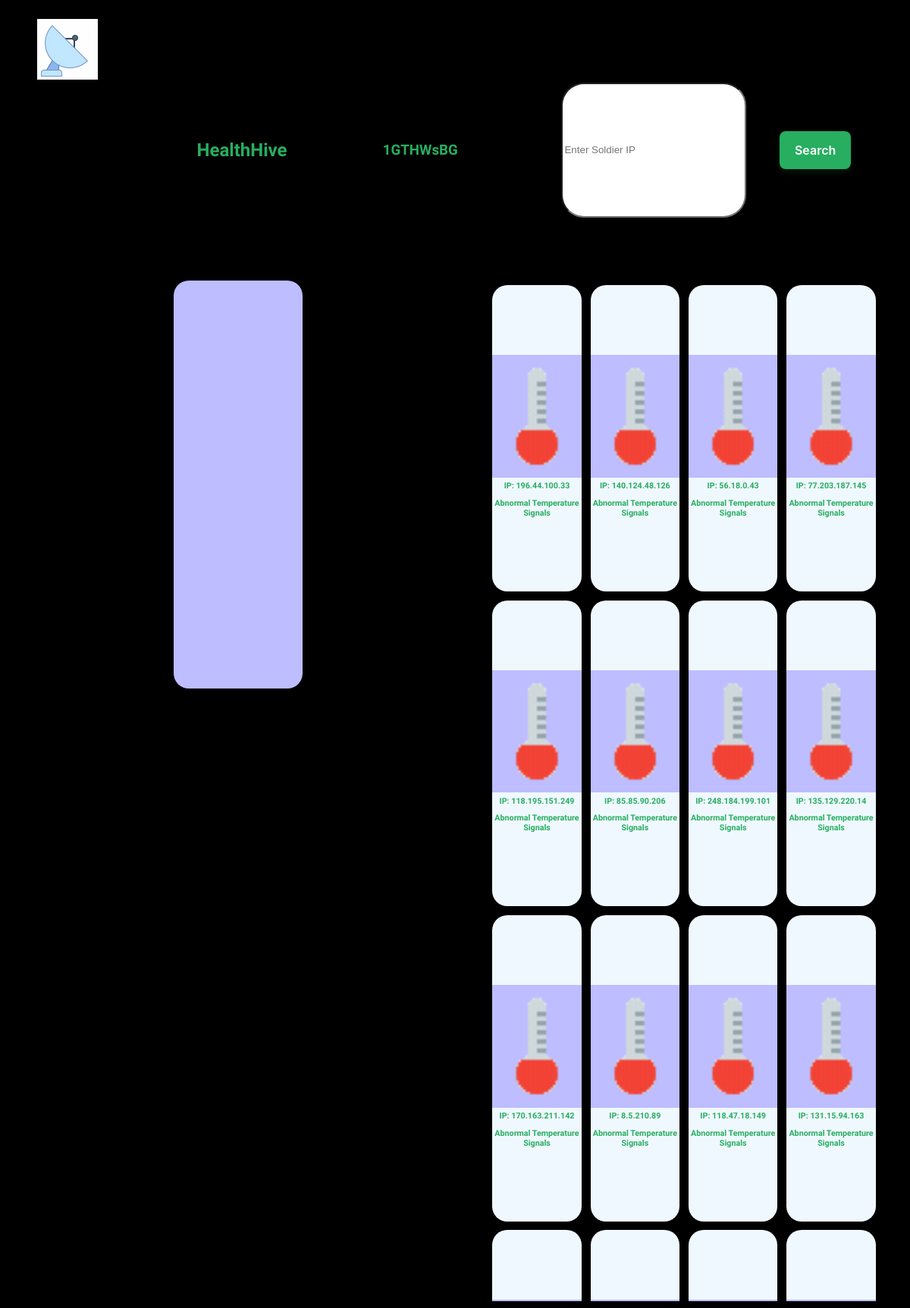
The page / on the database its author committed.
### myapp/models.py (models this page shows, shortened)
class Soldier(models.Model):
    Soldierip = models.CharField(max_length  = 20)
    Name = models.CharField(max_length  = 50)
    Rank =models.CharField(max_length  = 20)
    Alive = models.BooleanField()

### myapp/views.py (the view)
# urls.py: path("",views.index,name = "index"),
def index(request):
    exportdata = []
    data = Soldiersdata.objects.filter(Humidity__gt=60)
    for row in data:
        if int(row.Temperature) > int(row.Humidity):
            indicator = "/static/images/humidity.gif"
            abn = "Abnormal Humidity Signals"
        else:
            indicator = "/static/images/temp.gif"
            abn = "Abnormal Temperature Signals"
        exportdata.append({"ip": row.Soldierip.Soldierip,"Name":row.Soldierip.Name,"Rank":row.Soldierip.Rank,"Alive":row.Soldierip.Alive,"Humidity":row.Humidity,"Temperature":row.Temperature,"Indicator" : indicator,"Abn":abn,"Heartbeat":row.HeartBeat})
    return render(request, "index.html", {"Data": exportdata[:20]})

### templates/index.html (shortened to what this page needs)
<!DOCTYPE html>
<html lang="en">
<head>
</head>
<body>
    <nav>
        <div id="imgcontainer">
            <img src="/static/images/icons8-radar.gif" alt="">
        </div>
        <div
            style="width: 40%;height: 100%;display: flex;flex-direction: row;justify-content: space-around;align-items: center;">
            <h1>HealthHive</h1>
            <h3>1GTHWsBG</h3>
        </div>
        <div id="search">
            <input type="text" placeholder="Enter Soldier IP">
            <button class="searchbut" role="button">Search</button>
        </div>
    </nav>
    <div id="mainbody">
        <div class="details">
            <span>
                <img src="https://media.istockphoto.com/id/637754142/photo/us-soldier-and-combat-helicopter-approaching.webp?b=1&s=170667a&w=0&k=20&c=pmUi-ZuN1fk__X7xxOcWJwmYsrx0cGellNhYMZSl0Ug=" alt="">
            </span>
            <div id = "details" style="width: 100%;height: 60%;display: flex;justify-content: space-evenly;align-items: center;flex-direction: column;">
        </div>
        </div>
        <div class="lister">
            {% for row in Data%}
            <div class="card" data-ip={{row.ip}} data-Name={{row.Name}} data-Rank={{row.Rank}} data-Alive={{row.Alive}} data-Humidity={{row.Humidity}}  data-Temperature={{row.Temperature}} data-Heartbeat={{row.Heartbeat}}>
                <span>
                    <img src={{row.Indicator}} alt="">
                </span>
                <h6 style="margin: 4% 2%;">IP: {{row.ip}}</h6>
                <h6 style="margin: 4% 2%;">{{row.Abn}}</h6>
            </div>
            {% endfor %}
        </div>
    </div>
</body>
</html>

### templates/index.html (style rules this page uses)
body { font-family: 'Exo', 'sans-serif'; width: 100vw; height: 100vh; background-color: black; color: #27ae60; display: flex; flex-direction: column; align-items: center; justify-content: center; overflow: hidden; }
nav { width: 98%; height: 20%; display: flex; flex-direction: row; align-items: center; justify-content: space-evenly; }
#imgcontainer { width: 10%; height: 100%; }
.searchbut { appearance: none; backface-visibility: hidden; background-color: #27ae60; border-radius: 8px; border-style: none; box-shadow: rgba(39, 174, 96, .15) 0 4px 9px; box-sizing: border-box; color: #fff; cursor: pointer; display: inline-block; font-family: Inter, -apple-system, system-ui, "Segoe UI", Helvetica, Arial, sans-serif; font-size: 16px; font-weight: 600; letter-spacing: normal; line-height: 1.5; outline: none; overflow: hidden; padding: 13px 20px; position: relative; text-align: center; text-decoration: none; transform: translate3d(0, 0, 0); transition: all .3s; user-select: none; -webkit-user-select: none; touch-action: manipulation; vertical-align: top; white-space: nowrap; }
#search { width: 40%; height: 100%; display: flex; flex-direction: row; align-items: center; justify-content: space-evenly; }
#search input { width: 50%; height: 50%; border-radius: 30px; }
#mainbody { width: 98%; height: 78%; display: flex; justify-content: center; align-items: center; flex-direction: row; }
.details { width: 50%; height: 100%; display: flex; flex-direction: column; align-items: center; justify-content: center; }
.lister { width: 50%; height: 100%; display: flex; flex-wrap: wrap; flex-direction: row; align-items: center; justify-content: center; overflow: scroll; }
.card { border-radius: 20px; width: 20%; height: 30%; background-color: aliceblue; margin: 1% 1%; display: flex; justify-content: center; align-items: center; flex-direction: column; overflow: hidden; text-align: center; }
.card span { width: 100%; height: 40%; background-color: rgb(189, 189, 255); display: flex; justify-content: center; align-items: center; }
.card span img { height: 90%; aspect-ratio: 1/1; object-fit: cover; }
.details span { width: 29%; height: 40%; background-color: rgb(189, 189, 255); display: flex; justify-content: center; align-items: center; border-radius: 20px; overflow: hidden; }
.details span img { height: 100%; aspect-ratio: 1/1; object-fit: cover; }

### rows shown on the page
Soldier: ip "196.44.100.33"
Soldier: ip "140.124.48.126"
Soldier: ip "56.18.0.43"
Soldier: ip "77.203.187.145"
Soldier: ip "118.195.151.249"
Soldier: ip "85.85.90.206"
Soldier: ip "248.184.199.101"
Soldier: ip "135.129.220.14"
Soldier: ip "170.163.211.142"
Soldier: ip "8.5.210.89"
Soldier: ip "118.47.18.149"
Soldier: ip "131.15.94.163"

### other values the page prints
{{ row.Abn }} "Abnormal Temperature Signals" "Abnormal Temperature Signals" "Abnormal Temperature Signals" "Abnormal Temperature Signals" "Abnormal Temperature Signals" "Abnormal Temperature Signals" "Abnormal Temperature Signals" "Abnormal Temperature Signals" "Abnormal Temperature Signals" "Abnormal Temperature Signals" "Abnormal Temperature Signals" "Abnormal Temperature Signals"
